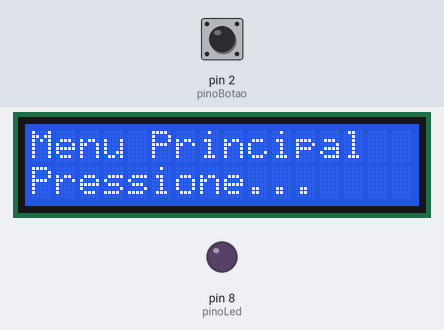
A sketch run on a simulated Arduino Uno, built with avr-gcc and run on an emulated ATmega328P. Parts: 16×2 character LCD, output pins drawn as LEDs (lit = HIGH). The inputs (shaded band) are chosen by the test bench; at power-on: pin 2 (pinoBotao) HIGH.

Above: at 1.2 s.
1.3 s: pin 2 (pinoBotao) pulled LOW for 0.15 s
At 2.4 s:
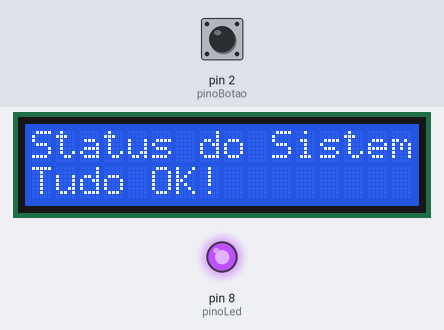
4.4 s: pin 2 (pinoBotao) pulled LOW for 1 s
At 6.9 s:
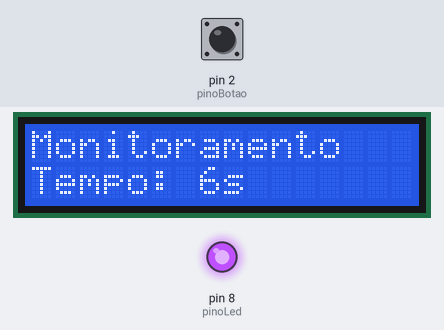
7.6 s: pin 2 (pinoBotao) pulled LOW for 0.15 s
At 10.5 s:
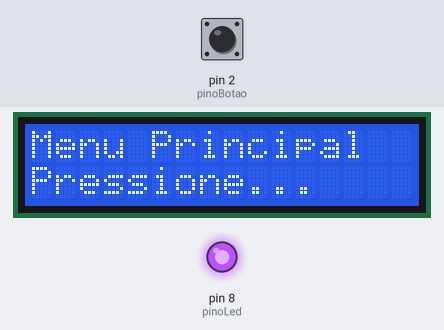
10.7 s: pin 2 (pinoBotao) pulled LOW for 3.2 s
At 12.3 s:
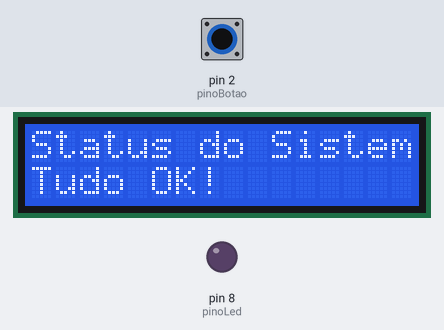
Timing chart, 0 to 17.5 s (numbered marks = the images above; inputs shaded):
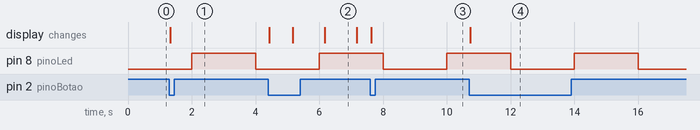

Measured:
- after the input at 1.3 s, the display: changes at once (image 1)
- after the input at 4.4 s, the display: first changes at once (image 2 shows a later state)
- after the input at 7.6 s, the display: changes at once (image 3)
- after the input at 10.7 s, the display: changes at once (image 4)
- what the display in image 2 shows lasts 1.0 s, from 6.2 s to 7.2 s

The sketch:

FSM.ino
```cpp
#include <LiquidCrystal.h>

// --- Configuração dos Pinos e do LCD ---
LiquidCrystal lcd(12, 11, 6, 5, 4, 3);
const int pinoBotao = 2;
const int pinoLed = 8;

// --- Definição dos Estados da Máquina de Estados ---
enum Estado {
  MENU_PRINCIPAL,
  STATUS_SISTEMA,
  MONITORAMENTO
};

// --- Variáveis Globais ---
Estado estadoAtual = MENU_PRINCIPAL;

// Variáveis para o controle do LED (não-bloqueante)
unsigned long tempoAnteriorLed = 0;
const long intervaloLed = 2000;
int estadoLed = LOW;

// Variáveis para o controle do botão (debounce)
unsigned long tempoAnteriorBotao = 0;
const long intervaloBotao = 50;
int estadoBotaoAnterior = HIGH; // começa em HIGH porque há pull-up interno

// Variáveis para a atualização do display (não-bloqueante)
unsigned long tempoAnteriorDisplay = 0;
const long intervaloDisplay = 250;

// --- Protótipos das Funções ---
void entrarNoEstado(Estado novoEstado);
void gerenciarLed(unsigned long tempoAtual);
void verificarBotao(unsigned long tempoAtual);
void atualizarDisplayMonitoramento(unsigned long tempoAtual);

// --- Configuração inicial ---
void setup() {
  lcd.begin(16, 2);
  pinMode(pinoBotao, INPUT_PULLUP); // usa o pull-up interno
  pinMode(pinoLed, OUTPUT);

  entrarNoEstado(estadoAtual);
}

// --- Loop principal ---
void loop() {
  unsigned long tempoAtual = millis();

  gerenciarLed(tempoAtual);
  verificarBotao(tempoAtual);

  switch (estadoAtual) {
    case MENU_PRINCIPAL:
      break;
    case STATUS_SISTEMA:
      break;
    case MONITORAMENTO:
      atualizarDisplayMonitoramento(tempoAtual);
      break;
  }
}

// --- Funções Auxiliares ---
void gerenciarLed(unsigned long tempoAtual) {
  if (tempoAtual - tempoAnteriorLed >= intervaloLed) {
    tempoAnteriorLed = tempoAtual;
    estadoLed = !estadoLed;
    digitalWrite(pinoLed, estadoLed);
  }
}

void verificarBotao(unsigned long tempoAtual) {
  if (tempoAtual - tempoAnteriorBotao >= intervaloBotao) {
    tempoAnteriorBotao = tempoAtual;

    int estadoBotaoAtual = digitalRead(pinoBotao);
    if (estadoBotaoAtual == LOW && estadoBotaoAnterior == HIGH) {
      Estado proximoEstado;
      switch (estadoAtual) {
        case MENU_PRINCIPAL:
          proximoEstado = STATUS_SISTEMA;
          break;
        case STATUS_SISTEMA:
          proximoEstado = MONITORAMENTO;
          break;
        case MONITORAMENTO:
          proximoEstado = MENU_PRINCIPAL;
          break;
      }
      estadoAtual = proximoEstado;
      entrarNoEstado(estadoAtual);
    }
    estadoBotaoAnterior = estadoBotaoAtual;
  }
}

void entrarNoEstado(Estado novoEstado) {
  lcd.clear();
  lcd.setCursor(0, 0);

  switch (novoEstado) {
    case MENU_PRINCIPAL:
      lcd.print("Menu Principal");
      lcd.setCursor(0, 1);
      lcd.print("Pressione...");
      break;
    case STATUS_SISTEMA:
      lcd.print("Status do Sistema");
      lcd.setCursor(0, 1);
      lcd.print("Tudo OK!");
      break;
    case MONITORAMENTO:
      lcd.print("Monitoramento");
      break;
  }
}

void atualizarDisplayMonitoramento(unsigned long tempoAtual) {
  if (tempoAtual - tempoAnteriorDisplay >= intervaloDisplay) {
    tempoAnteriorDisplay = tempoAtual;
    lcd.setCursor(0, 1);
    lcd.print("Tempo: ");
    lcd.print(millis() / 1000);
    lcd.print("s   ");
  }
}
```
